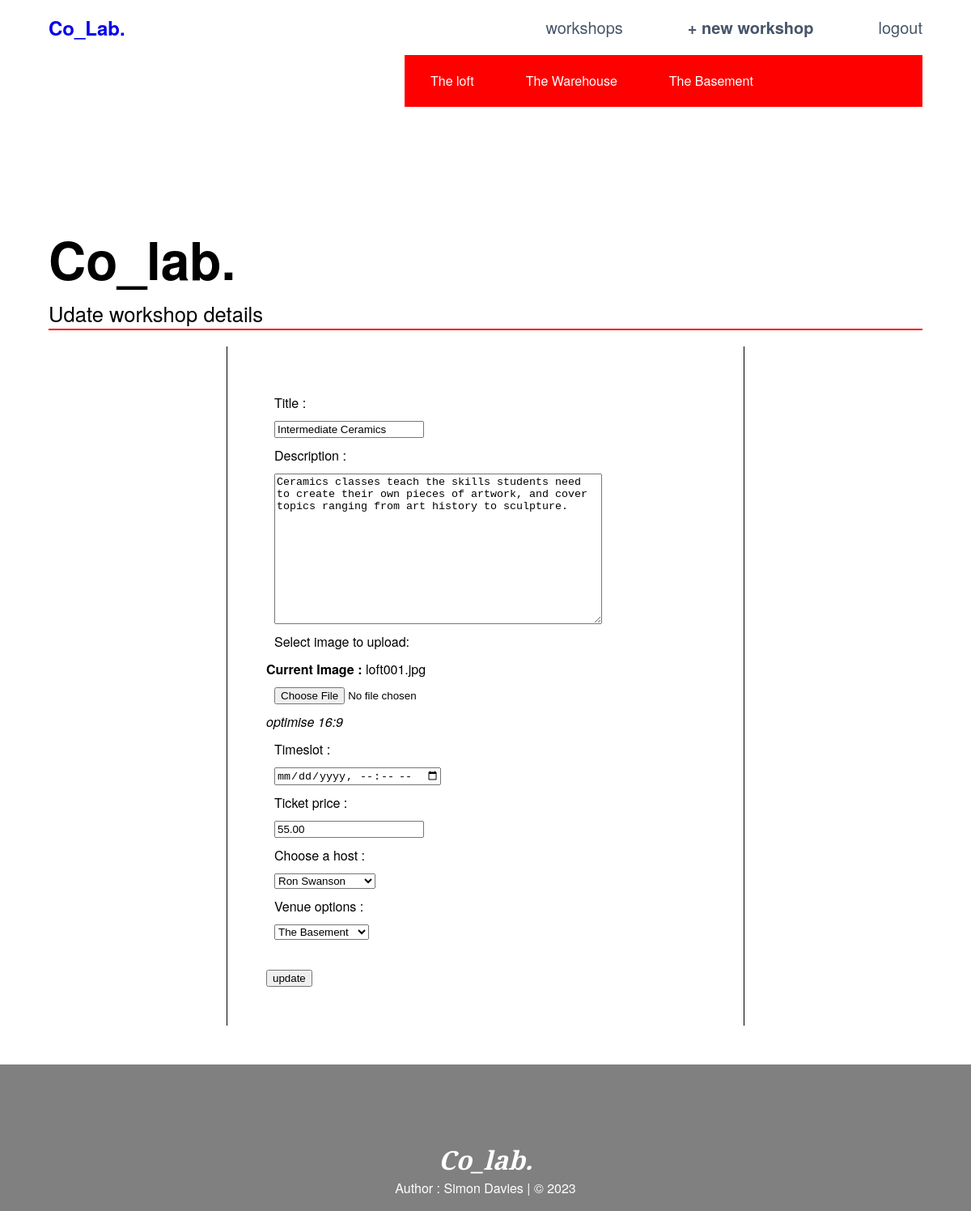
/views/updateworkshop.php?workshopID=3 (signed in), run on the app's committed database.
### tables this page shows
CREATE TABLE `venue` (
  `venueID` int(11) NOT NULL,
  `venueTitle` varchar(256) NOT NULL,
  `venueDescription` text
);

CREATE TABLE `workshop` (
  `workshopID` int(11) NOT NULL,
  `workshopTitle` varchar(256) NOT NULL,
  `workshopDescription` text,
  `workshopImage` varchar(50) DEFAULT NULL,
  `workshopTimetable` varchar(255) DEFAULT NULL,
  `workshopCost` decimal(6,2) NOT NULL,
  `hostID` int(11) DEFAULT NULL,
  `venueID` int(11) DEFAULT NULL
);

### model/functions.php (the view, shortened to what this page needs)
<?php
require('pdo.php');
function get_venue_items() {
	global $pdo;
	$sql = 'SELECT * FROM co_Lab.venue';
	$result = $pdo->query($sql);
	foreach($result as $row):
		echo "<ul>";
		echo '<li><a href="workshopsByVenue.php?venueID=' .$row['venueID'] . ' " > ' . $row['venueTitle'] . ' </a></li>';
		echo "</ul>";
	endforeach;
}
function get_workshop_item($workshopID){
	global $pdo;
	$sql = 'SELECT * FROM co_lab.workshop WHERE workshop.workshopID = ' . $workshopID;
	$result = $pdo->query($sql);
	return $result;
}
function select_host($selectedHost, $hostID){
	global $pdo;
	$sql = 'SELECT * FROM co_lab.host ORDER BY host.hostID';
	$result = $pdo->query($sql);
	foreach($result as $row):
	  $selAttr = ($selectedHost || $hostID === $row['hostID']) ? 'selected' : '';
	  echo '<option ' . $selAttr .  ' value="' . $row['hostID'] . '" > ' . $row['hostName'] . '</option>';
	endforeach;
}
function select_venue($selectedVenue, $venueID){
	global $pdo;
	$sql = 'SELECT * FROM co_lab.venue ORDER BY venue.venueID';
	$result = $pdo->query($sql);
	foreach($result as $row):
	  $selAttr = ($selectedVenue || $venueID === $row['venueID']) ? 'selected' : '';
	  echo '<option ' . $selAttr . ' value="' . $row['venueID'] . '" > ' . $row['venueTitle'] . '</option>';
	endforeach;
}
?>

### controller/workshopFormController.php (shortened to what this page needs)
<?php
$request_method = strtoupper($_SERVER["REQUEST_METHOD"]);
if($request_method === 'GET'){
    $workshopTitle = $workshopDescription = $workshopImage = $workshopTimetable = $workshopCost = $hostID = $venueID = '';
    if(isset($workshopID)){
        $result = get_workshop_item($workshopID);
        foreach($result as $row):
            require('../views/forms/workshopForm.php');
        endforeach;
    }
}
?>

### views/forms/workshopForm.php (shortened to what this page needs)
<form method="post" action="<?php echo htmlspecialchars($_SERVER["PHP_SELF"] . "?" . $_SERVER["QUERY_STRING"]); ?>" enctype="multipart/form-data">
    <label>Title :</label>
      <input type="text" id="workshopTitle" name="workshopTitle" value="<?php echo $row['workshopTitle'] ?? maintain_state($workshopTitle); ?>" />
    <label>Description :</label>
      <textarea id="workshopDescription" name="workshopDescription" value="" cols="48" rows="12" /><?php echo $row['workshopDescription'] ?? maintain_state($workshopDescription); ?></textarea>
    <label>Select image to upload: </label>
      <span>
        <?php echo (!empty($row['workshopImage'])) ? '<strong>Current Image : </strong>' . $row['workshopImage'] : '' ; ?>
      </span>
      <input type="file" id="workshopImage" name="workshopImage">
      <p><i> optimise 16:9 </i></p>
    <label>Timeslot :</label>
      <input type="datetime-local" id="workshopTimetable" name="workshopTimetable" value="<?php echo $row['workshopTimetable'] ?? maintain_state($workshopTimetable); ?>"/>
    <label>Ticket price :</label>
      <input type="text" id="workshopCost" name="workshopCost" value="<?php echo $row['workshopCost'] ?? maintain_state($workshopCost); ?>" />
    <label>Choose a host :</label>
      <select id="hostID" name='hostID'>
        <?php select_host($selectedHost, $hostID);?>
      </select>
    <label>Venue options :</label>
      <select id="venueID" name="venueID">
        <?php select_venue($selectedVenue, $venueID); ?>
      </select>
  <br>
  <button type="submit" > update </button>
  <br>
</form>

### views/css/style.css (style rules this page uses)
* { box-sizing: border-box; }
html { font-size: 16px; font-family: "HelveticaNeue-Light", "Helvetica Neue Light", "Helvetica Neue", Helvetica, Arial, "Lucida Grande", sans-serif; font-weight: 500; }
body { width: 100%; height: 100%; margin: 0; display: block; }
p { font-family: "HelveticaNeue-Light", "Helvetica Neue Light", "Helvetica Neue", Helvetica, Arial, sans-serif; font-weight: 300; font-size: 1rem; }
a { text-decoration: none; }
li { list-style: none; }
form { grid-column-start: 2; grid-column-end: 5; border-left: 1px solid black; border-right: 1px solid black; justify-content: center; padding: 3rem; }
form > input, textarea, label, select { display: block; margin: 10px; }
.griditem3 a { color: white; }
.griditem3 ul { display: inline-block; margin: 1.25rem 2rem; list-style-type: none; }
.griditem3 li { justify-content: flex-end; }

### data on the page
venue: venueTitle "The loft"
venue: venueTitle "The Warehouse"
venue: venueTitle "The Basement"
workshop: workshopTitle "Intermediate Ceramics", workshopDescription "Ceramics classes teach the skills students need to create their own pieces of artwork, and cover topics ranging from art history to sculpture.", workshopImage "loft001.jpg", workshopCost "55.00"

### other printed values
form field hostID "Ron Swanson"
form field venueID "The Basement"
